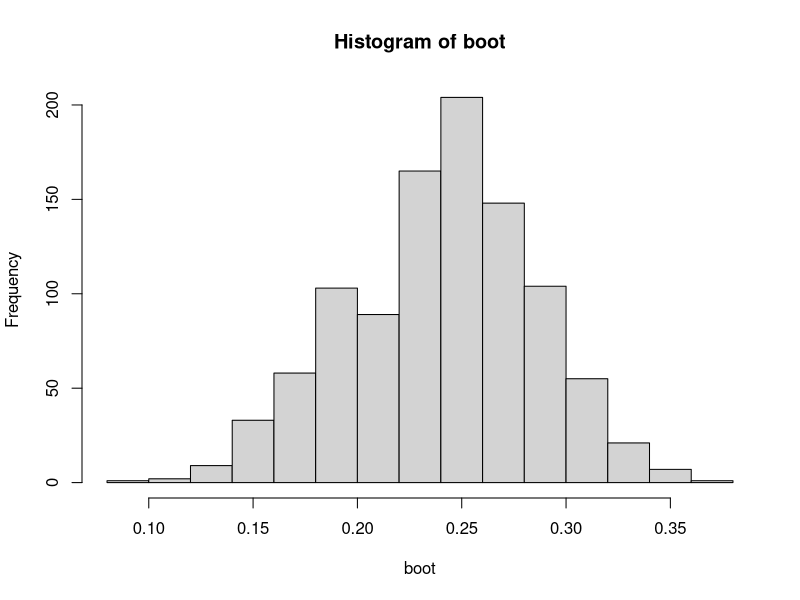

Recreate this plot in R.
## ---- chunk 1
x <- c(8.26, 6.33, 10.4, 5.27, 5.35, 5.61, 6.12, 6.19, 5.2, 7.01, 8.74, 7.78, 7.02, 6, 6.5, 5.8, 5.12, 7.41, 6.52, 6.21, 12.28, 5.6, 5.38, 6.6, 8.74)
print(x)
## ---- chunk 2
CV <- function(x) sqrt(var(x))/mean(x)
## ---- chunk 3
CV(x)
## ---- chunk 4
sample(x, replace = T)
## ---- chunk 5
CV(sample(x,replace = T))
## ---- chunk 6
boot <- numeric(1000)
for (i in 1:1000) boot[i] <- CV(sample(x,replace = T))
## ---- chunk 7
quantile(boot, 0.9)
## ---- chunk 8
quantile(boot, 0.05)
## ---- chunk 9
boot <- numeric(1000)
boot
## ---- chunk 10
for (i in 1:1000) boot[i] <- CV(sample(x,replace = T))

boot[i]
## ---- chunk 11
for (i in 1:1000) boot[i] <- CV(sample(x,replace = T))

boot[i]
## ---- chunk 12
for (i in 1:1000) boot[i] <- CV(sample(x,replace = T))

boot[i]
## ---- chunk 13
boot
## ---- chunk 14
length(x)
## ---- chunk 15
sum(x)
## ---- chunk 16
mean(x)
## ---- chunk 17
var(x)
## ---- chunk 18
sd(x)
## ---- chunk 19
mean(boot)
var(boot)
## ---- chunk 20
hist(boot)
